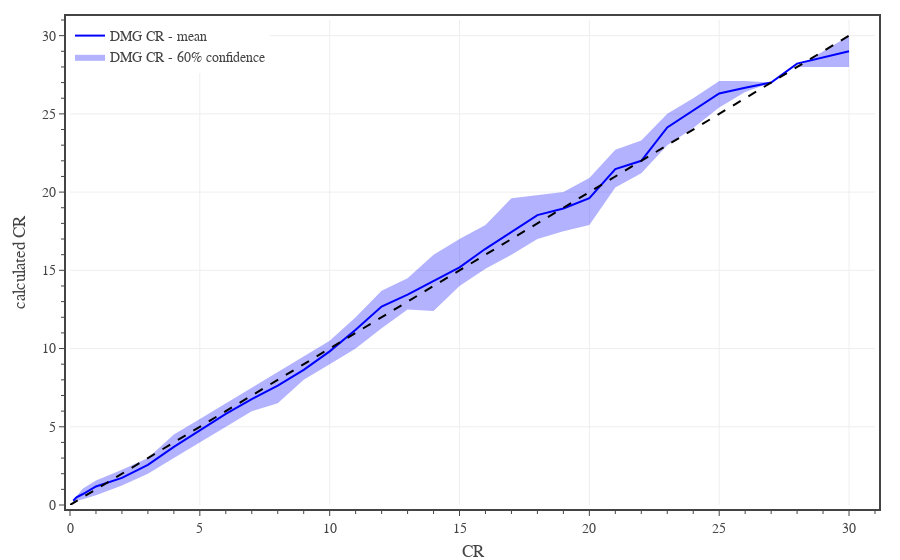

Notebook code cell kept with this figure:
### Code cell
# final CR

# create figure
fig = go.Figure(
    layout=go.Layout(
        template=TFB_TEMPLATE,
        margin=dict(l=70, r=25, b=55, t=20, pad=4),
        xaxis=dict(
            title_text='CR',
            range=[0,31],
            tick0=0, dtick=5,
            minor=dict(tick0=0, dtick=1),
        ),
        yaxis=dict(
            title_text='calculated CR',
            range=[0,31],
            tick0=0, dtick=5,
            minor=dict(tick0=0, dtick=1),
        ),
        legend=dict(
            xanchor='left', yanchor='top',
            x=0.00, y=1.00,
            orientation='v',
            tracegroupgap=0,
        )
    )
)

# plot monster confidence interval and average
plot_confidence_interval(fig, df0, 0.6, 'CR', 'C-CR DMG', 'DMG CR', 'rgba(0, 0, 255, 1.0)', 'rgba(0, 0, 255, 0.3)')

# plot reference line
fig.add_trace(go.Scatter(
    x=[0,30], y=[0,30],
    mode='lines', 
    name='DMG',
    line=dict(color='black', dash='dash'),
    showlegend=False,
    hoverinfo='skip', 
))

# show figure
fig.show(config=TFB_CONFIG, width=600, height=450)
fig.update_layout(autosize=True)

# save figures
if SAVEFIGS:
    save_fig_html(fig, format='large', name='fig-dmg-cr-vs-cr')
    save_fig_html(fig, format='small', name='fig-dmg-cr-vs-cr')

### Figure 1 — Plotly figure (JSON) as saved in the notebook; plotly's stock layout.template omitted (floating-point values rounded to 4 significant figures)
{"data": [{"hoverinfo": "skip", "legendgroup": "DMG CR", "line": {"width": 0}, "showlegend": false, "type": "scatter", "x": [0.125, 0.25, 0.5, 1, 2, 3, 4, 5, 6, 7, 8, 9, 10, 11, 12, 13, 14, 15, 16, 17, 18, 19, 20, 21, 22, 23, 24, 25, 26, 27, 28, 30], "y": [0.3125, 0.5625, 1.062, 1.562, 2.25, 3, 4.5, 5.5, 6.5, 7.5, 8.5, 9.5, 10.5, 12, 13.7, 14.5, 16, 17, 17.9, 19.6, 19.8, 20, 20.9, 22.7, 23.3, 25, 26, 27.1, 27.1, 27, 28, 30]}, {"fill": "tonexty", "fillcolor": "rgba(0, 0, 255, 0.3)", "hoverinfo": "skip", "legendgroup": "DMG CR", "line": {"width": 0}, "name": "DMG CR - 60% confidence", "type": "scatter", "x": [0.125, 0.25, 0.5, 1, 2, 3, 4, 5, 6, 7, 8, 9, 10, 11, 12, 13, 14, 15, 16, 17, 18, 19, 20, 21, 22, 23, 24, 25, 26, 27, 28, 30], "y": [0.125, 0.25, 0.375, 0.625, 1.25, 2, 3, 4, 5, 6, 6.5, 8, 9, 10, 11.3, 12.5, 12.4, 14, 15.1, 16, 17, 17.5, 17.9, 20.3, 21.2, 23, 24.1, 25.4, 26.4, 27, 28, 28]}, {"hovertemplate": "<b>DMG CR</b><br>CR %{x:,.0f}<br>Mean %{y:,.1f}<br><extra></extra>", "legendgroup": "DMG CR", "line": {"color": "rgba(0, 0, 255, 1.0)"}, "mode": "lines", "name": "DMG CR - mean", "type": "scatter", "x": [0.125, 0.25, 0.5, 1, 2, 3, 4, 5, 6, 7, 8, 9, 10, 11, 12, 13, 14, 15, 16, 17, 18, 19, 20, 21, 22, 23, 24, 25, 26, 27, 28, 30], "y": [0.269, 0.4885, 0.7031, 1.185, 1.733, 2.561, 3.717, 4.797, 5.823, 6.768, 7.629, 8.639, 9.82, 11.2, 12.69, 13.44, 14.3, 15.19, 16.38, 17.44, 18.53, 18.95, 19.61, 21.47, 22, 24.13, 25.21, 26.3, 26.67, 27, 28.21, 29]}, {"hoverinfo": "skip", "line": {"color": "black", "dash": "dash"}, "mode": "lines", "name": "DMG", "showlegend": false, "type": "scatter", "x": [0, 30], "y": [0, 30]}], "layout": {"legend": {"orientation": "v", "tracegroupgap": 0, "x": 0, "xanchor": "left", "y": 1, "yanchor": "top"}, "margin": {"b": 55, "l": 70, "pad": 4, "r": 25, "t": 20}, "xaxis": {"dtick": 5, "minor": {"dtick": 1, "tick0": 0}, "range": [0, 31], "tick0": 0, "title": {"text": "CR"}}, "yaxis": {"dtick": 5, "minor": {"dtick": 1, "tick0": 0}, "range": [0, 31], "tick0": 0, "title": {"text": "calculated CR"}}}}
